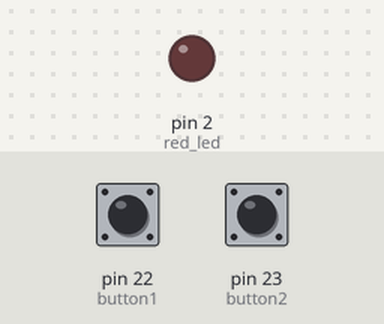
This sketch was run on a simulated Arduino Mega 2560, built with avr-gcc and run on an emulated ATmega2560. Shown: output pins drawn as LEDs (lit = HIGH). Inputs (shaded band) come from the test bench; at power-on: pin 22 (button1) HIGH, pin 23 (button2) HIGH.

Above: at 1.2 s.
1.3 s: pin 22 (button1) pulled LOW for 0.15 s
At 1.8 s:
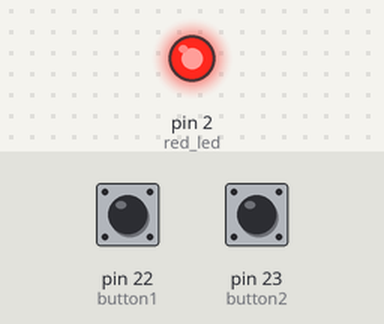
2.9 s: pin 23 (button2) pulled LOW for 0.15 s
At 4.1 s:
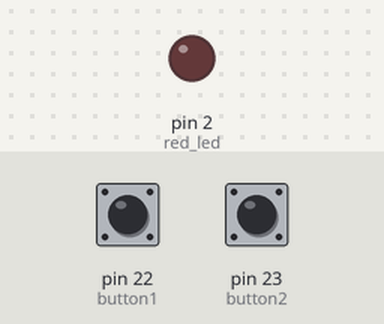
4.5 s: pin 22 (button1) pulled LOW for 1 s
At 5.5 s:
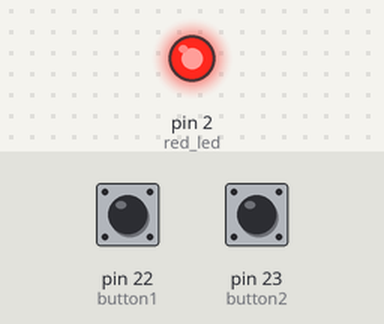
7.0 s: pin 22 (button1) driven LOW and pin 23 (button2) driven LOW
At 7.7 s:
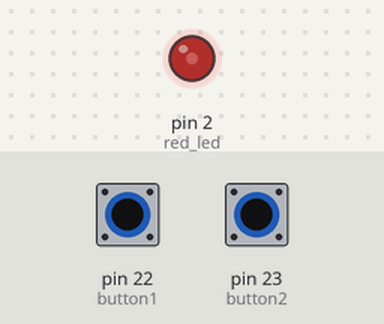
8.5 s: pin 23 (button2) driven HIGH
At 9.5 s:
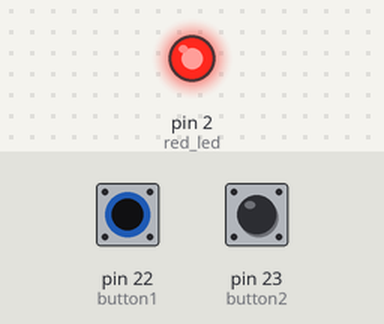
Timing chart, 0 to 11.0 s (numbered marks = the images above; inputs shaded):
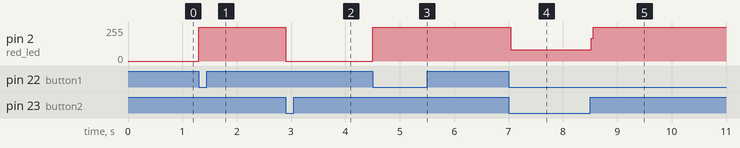

The sketch:

Led_que_enciende_y_apaga_con_temporizador_o_un_boton.ino
```cpp
#include <stdint.h>

uint8_t red_led = 2;  // LED
uint8_t button1 = 22; // Botón P1
uint8_t button2 = 23; // Botón P2

bool led_state = false;
unsigned long prev_millis = 0;
unsigned long actual_millis = 0;
const unsigned long timeout = 10000; // 10 segundos

void setup() {
    Serial.begin(9600);
    pinMode(red_led, OUTPUT);
    pinMode(button1, INPUT_PULLUP);
    pinMode(button2, INPUT_PULLUP);
    digitalWrite(red_led, LOW);
}

void loop() {
    unsigned long actual_millis = millis();

    if (digitalRead(button1) == LOW) { // Si se presiona P1
        led_state = true;
        prev_millis = actual_millis; // Reinicia el tiempo
        digitalWrite(red_led, HIGH);
    }

    if (digitalRead(button2) == LOW) { // Si se presiona P2
        led_state = false;
        digitalWrite(red_led, LOW);
    }

    if (led_state && (actual_millis - prev_millis >= timeout)) { // Apaga después de 10s
        led_state = false;
        digitalWrite(red_led, LOW);
    }
}
```

Measured:
- after the input at 1.3 s, pin 2 (red_led): 0/255 → 255/255 at once
- after the input at 2.9 s, pin 2 (red_led): 255/255 → 0/255 at once
- after the input at 4.5 s, pin 2 (red_led): 0/255 → 255/255 at once
- after the input at 7.0 s, pin 2 (red_led): 255/255 → 86/255 at once
- after the input at 8.5 s, pin 2 (red_led): 86/255 → 255/255 at once
